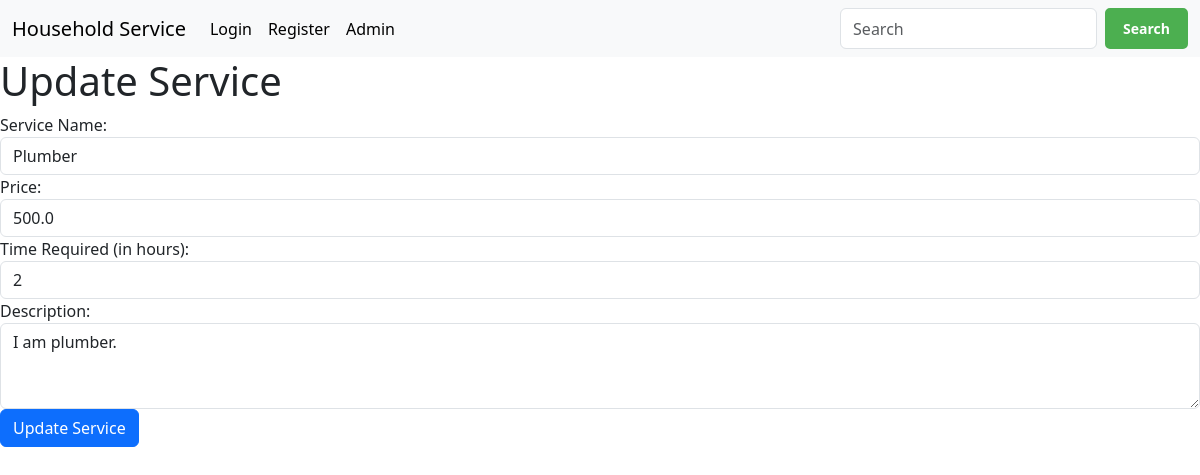
The app's page /admin/service/update/1 with its own data.
### project/model.py (models this page shows)
class ServiceProfessional(db.Model):
    id = db.Column(db.Integer, primary_key=True, autoincrement=True)
    service_type = db.Column(db.String(20), nullable=False, index=True)
    service_duration = db.Column(db.Integer, nullable=False)
    experience_year = db.Column(db.Integer, nullable=False)
    service_description = db.Column(db.String(100), nullable=True)
    service_price = db.Column(db.Float, nullable=False)
    rating = db.Column(db.Integer, nullable=True)
    user_id = db.Column(db.Integer, db.ForeignKey('user.id', name='fk_serviceprofessional_user'), nullable=False)

### main.py (the view, shortened to what this page needs)
@app.route('/admin/service/update/<int:service_id>', methods=['GET', 'POST'])
def update_service(service_id):
    service = ServiceProfessional.query.get(service_id)
    if not service:
        flash('Service not found.', 'danger')
        return redirect(url_for('view_services'))
    return render_template('update_service.html', service_id=service_id, service_professional=service)

### templates/update_service.html (shortened to what this page needs)
{% extends 'base.html' %}
{% block content %}
    <h1>Update Service</h1>
    <form action="{{ url_for('update_service', service_id=service_professional.id) }}" method="post">
        <div class="form-group">
            <label for="name">Service Name:</label>
            <input type="text" id="name" name="service_type" class="form-control" value="{{ service_professional.service_type }}" required>
        </div>
        <div class="form-group">
            <label for="price">Price:</label>
            <input type="number" id="price" name="service_price" class="form-control" step="0.01" value="{{ service_professional.service_price }}" required>
        </div>
        <div class="form-group">
            <label for="time_required">Time Required (in hours):</label>
            <input type="number" id="time_required" name="service_duration" class="form-control" value="{{ service_professional.service_duration }}" required>
        </div>
        <div class="form-group">
            <label for="description">Description:</label>
            <textarea id="description" name="service_description" class="form-control" rows="3" required>{{ service_professional.service_description }}</textarea>
        </div>
        <button type="submit" class="btn btn-primary">Update Service</button>
    </form>
{% endblock %}

### records on screen
ServiceProfessional: service_type "Plumber", service_price "500.0", service_duration "2", service_description "I am plumber."
